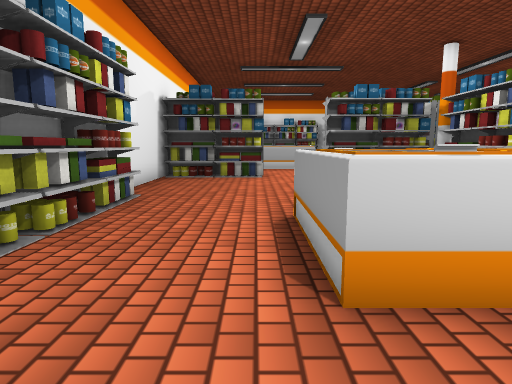
View 1 (above)

19 first-person views from a walk through a 3-D level made in the Unity game engine. The camera is 1.2 m above the floor, tilts 8° down and sees 75° across. The floor is counted in squares, 1 m on a side. Each view is taken from the middle of a square. On the plan, view 1 faces up. The plan holds only what a view shows up to about 14 squares ahead; the rest is blank. Door leaves are left out, so doorways stand open. Some surface patterns are stand-ins.

View 2
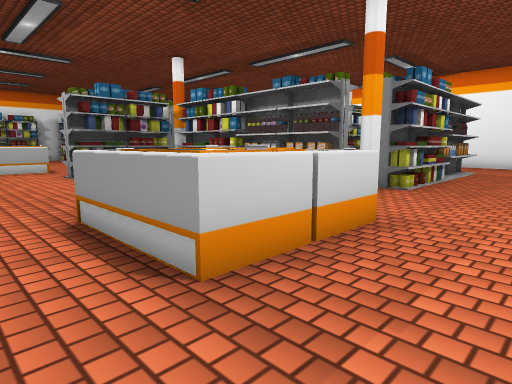

View 3
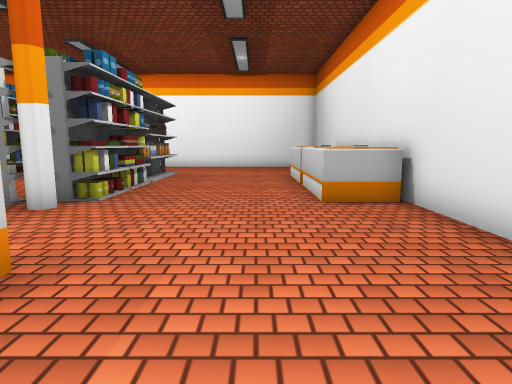

View 4
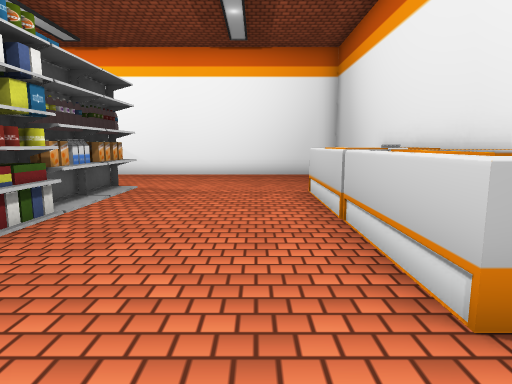

View 5
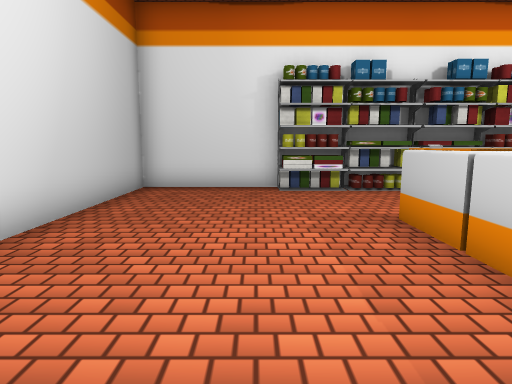

View 6
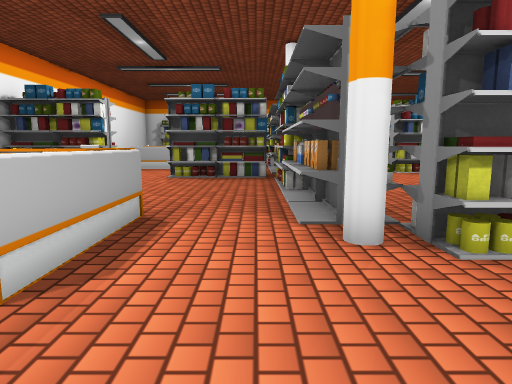

View 7
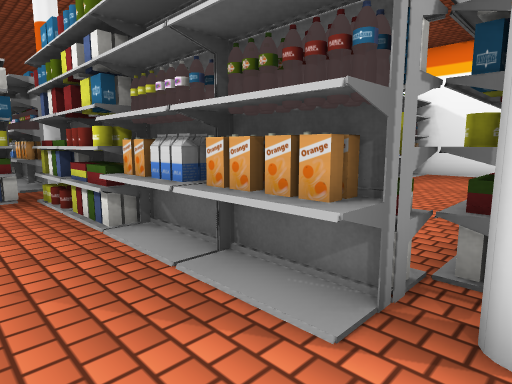

View 8
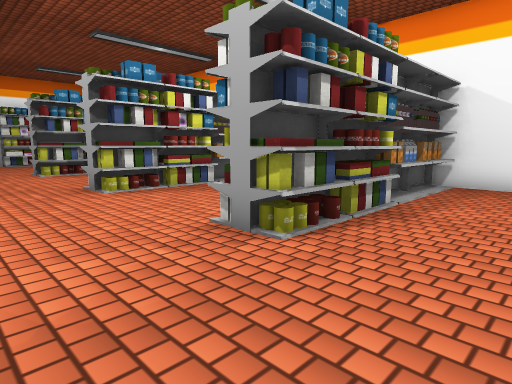

View 9
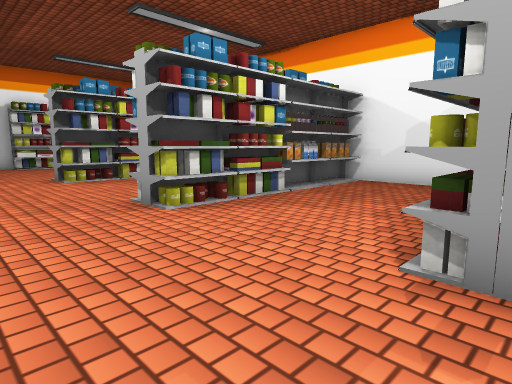

View 10
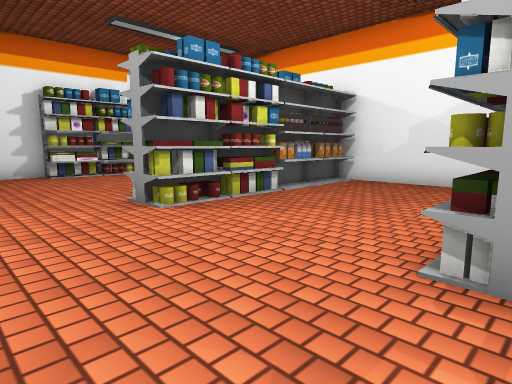

View 11
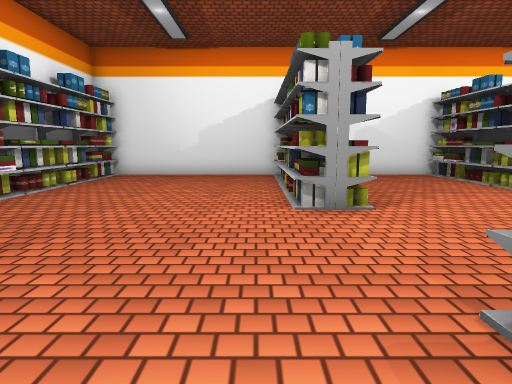

View 12
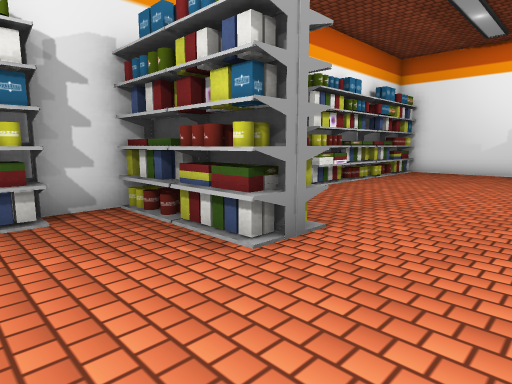

View 13
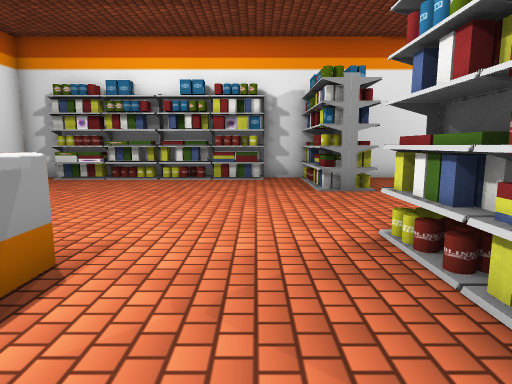

View 14
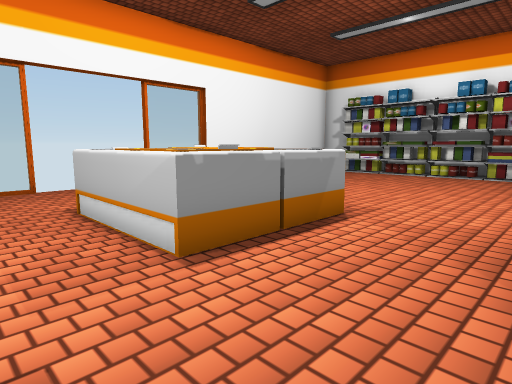

View 15
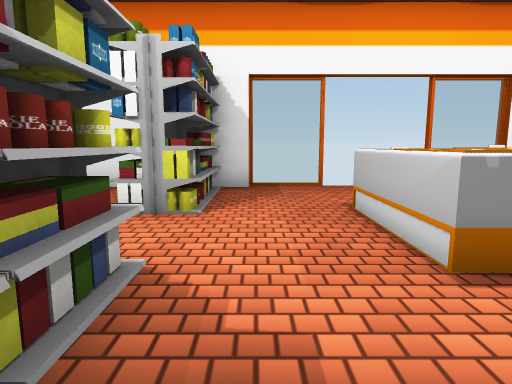

View 16
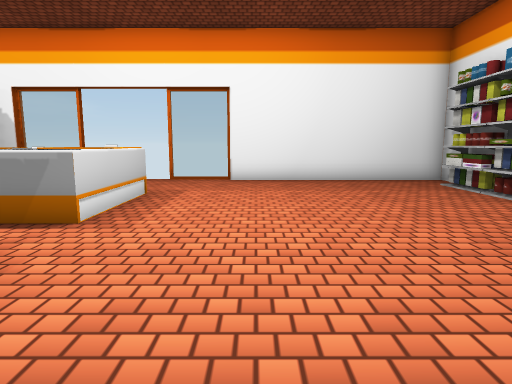

View 17
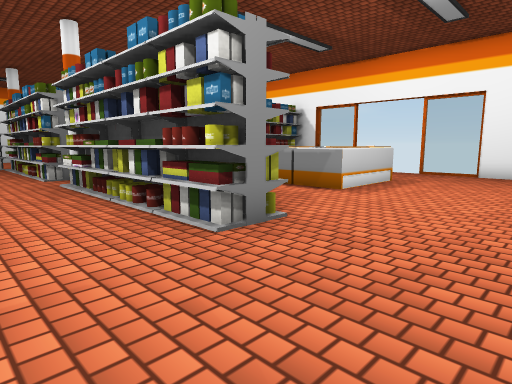

View 18
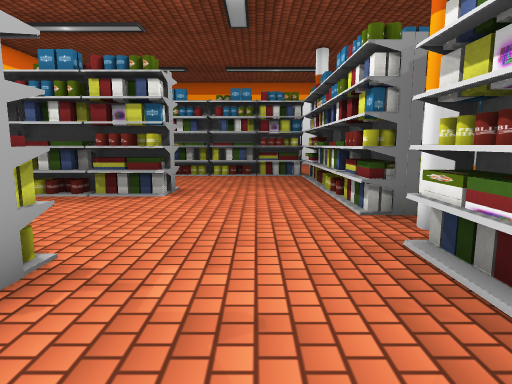

View 19
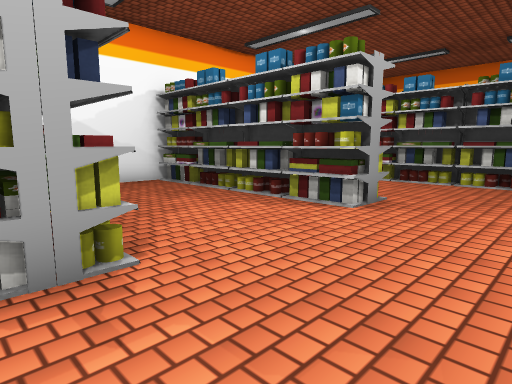

### Floor plan
Key: @ floor where view 1 was taken; # wall or solid block; . floor; D open door; O other object.
Columns run from 4 left of view 1 to 20 right of it. Each row starts with its distance up from view 1.
 30 ####################
 29 #.OOOOOOOO.O ...OOOOOOOO#
 28 #..........O ...........#
 27 #..........OO...........#
 26 #..........OO...........#
 25 #.......................#
 24 #.......................#
 23 #.......................#
 22 #...............OOOOOOOO#
 21 #..........OO...OOOOOOOO#
 20 D...OOOO...OO...........#
 19     OO O...OO...........#
 18 D.  OOOO...OO...........#
 17 D...OOOO...OO...........#
 16 #......... OO...OOOOOOOO#
 15 #........ .OO...OOOOOOOO#
 14 #OOOO..OOO OO...........#
 13 #OOOO..OOOOO............#
 12 #......OOOOOO...........#
 11 #..........OO...........#
 10 #..........OO...OOOOOOOO#
  9 #..........OO...OOOOOOOO#
  8 #O.... ....OO...........#
  7 #O....  ...OO...........#
  6 #O...OOOO..OO.......    #
  5 #O...OOOO..OOOOOOOO   ..#
  4 #O...OOOO..OOOOOOOOO....#
  3 #O...OO O...............#
  2 #O...OOOO...............#
  1 #O......................#
  0 #...@...................#
 -1 #.......................#
 -2 #...........OOOOOOOO....#
 -3 #######  ####OO#OOO######

Positions as (right, up) in squares from view 1, and headings:
1: (0, 0), facing up
2: (-1, 0), facing up-right
3: (1, 0), facing right
4: (6, 0), facing right
5: (6, 0), facing left
6: (6, 0), facing up
7: (5, 4), facing up-right
8: (9, 6), facing up-right
9: (9, 9), facing up-right
10: (9, 15), facing up-right
11: (6, 23), facing right
12: (4, 23), facing up-right
13: (5, 17), facing up
14: (6, 15), facing up-left
15: (6, 15), facing left
16: (8, 23), facing left
17: (11, 25), facing down-left
18: (10, 18), facing down
19: (9, 16), facing down-right
